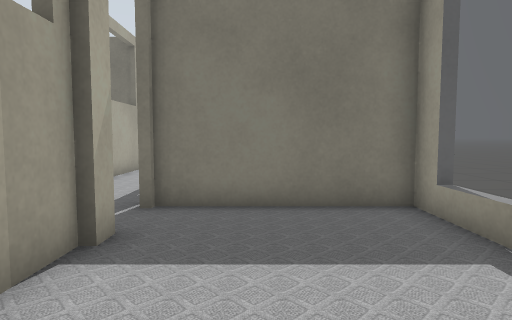
view 1 (above)

17 first-person views from a walk through a world built for the Gazebo simulator. The camera is 0.72 m above the floor, tilts 4° down and sees 75° across. The lines on the ground mark 1 m squares. The floor is counted in squares, 0.5 m on a side. Each view is taken from the middle of a square. On the plan, view 1 faces up. The plan holds only what a view shows up to about 15 squares ahead; the rest is blank. The place goes on beyond the plan.

view 2
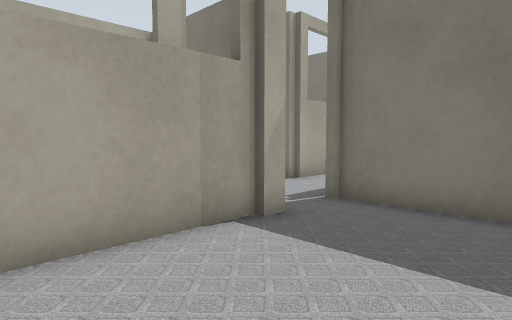

view 3
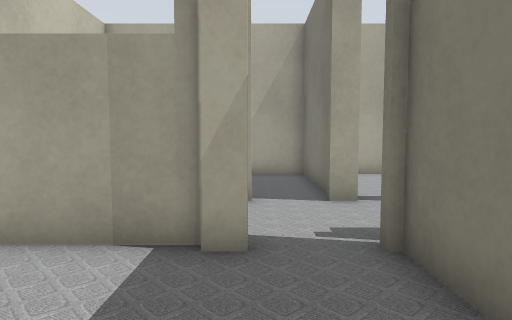

view 4
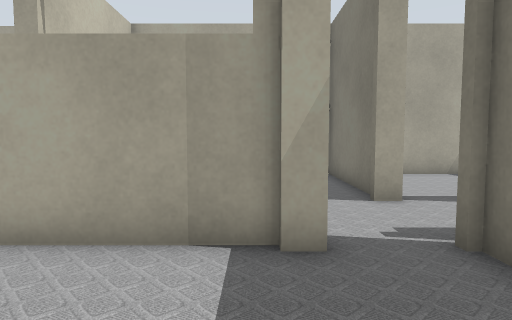

view 5
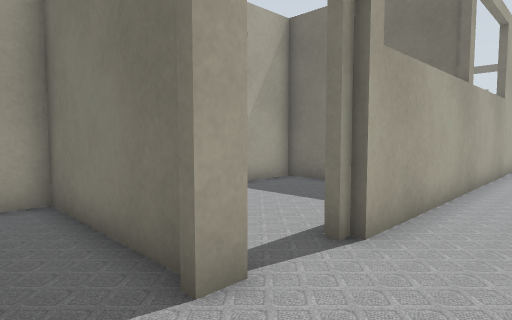

view 6
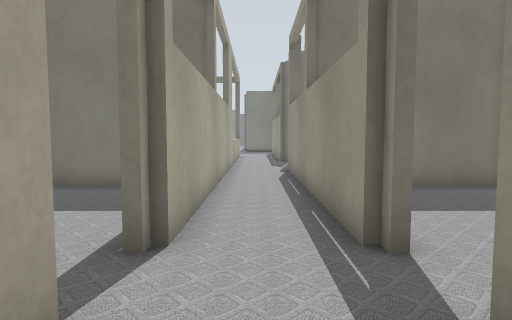

view 7
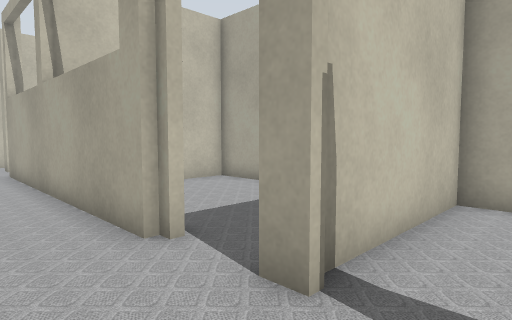

view 8
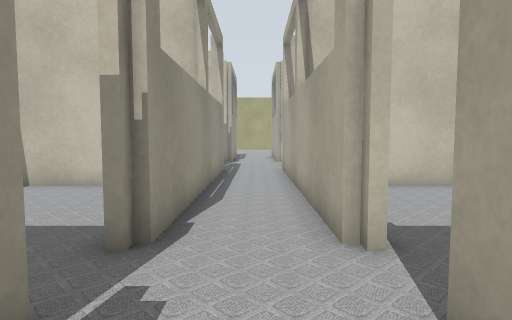

view 9
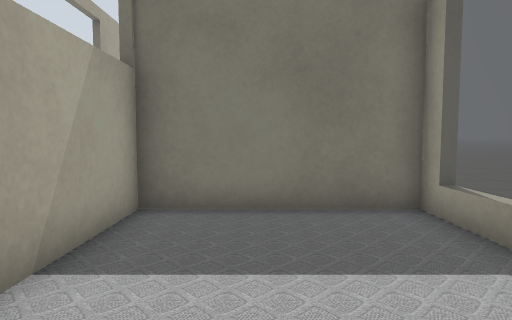

view 10
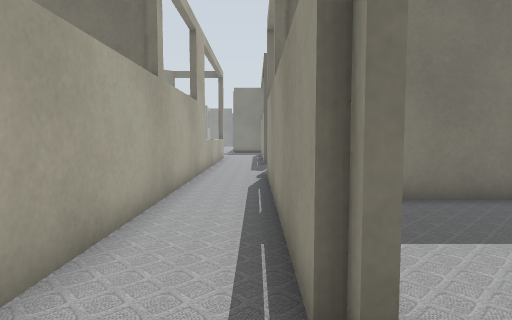

view 11
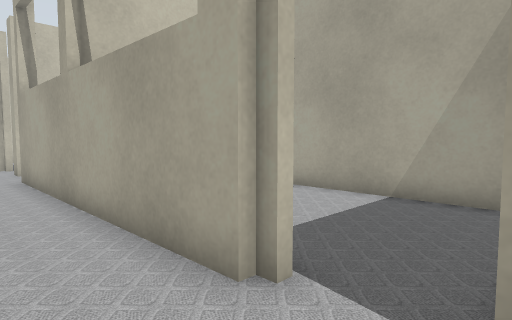

view 12
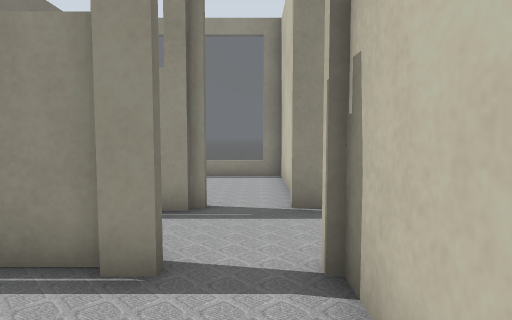

view 13
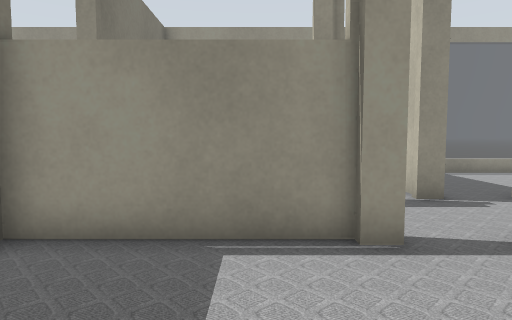

view 14
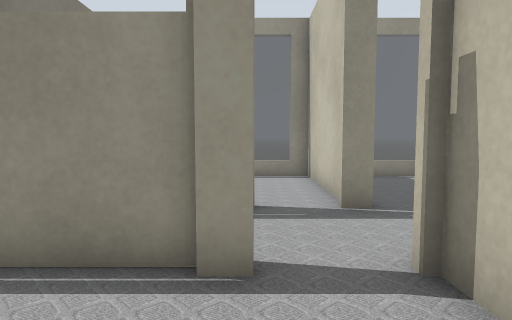

view 15
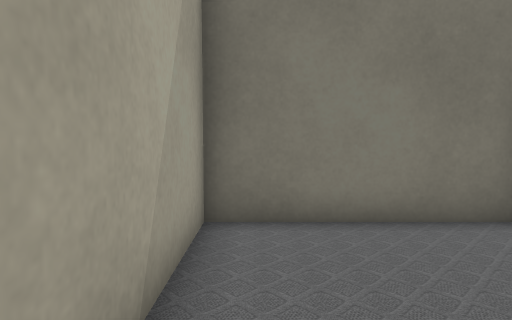

view 16
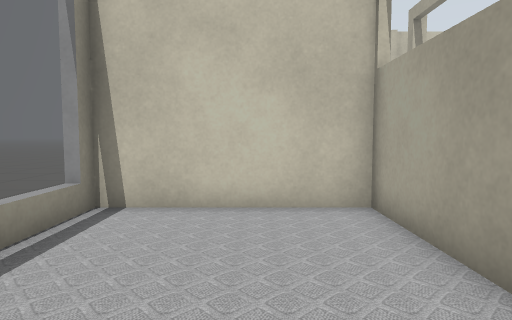

view 17
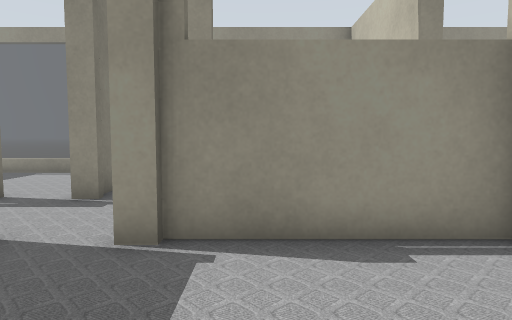

### Floor plan
Points are (right, up) in squares from view 1. A wall is a line through its corners. A room is listed if a view was taken in it or the views show most of it. See-through windows are left out.
Room 1 (views 1, 2, 3, 4, 16)
walls: (-2.3, 4.4) (-2.3, -0.8); (-2.6, -0.7) (3.3, -0.7) (3.3, 6.8) (-2.3, 6.8)
ways out: opening at (-2, 5.5) to room 2
Room 2 (views 5, 6, 10, 11)
walls: (-5.2, 4.6) (-5.2, -5.6); (-2.3, 4.5) (-2.3, 5); (-5.4, 5) (-5.4, 4.5); (-2.1, 5) (-2.1, 4.2); (-2.3, 6.8) (-2.3, 7.4); (-5.4, 7.4) (-5.4, 6.6); (-2.6, -5.6) (-2.6, 4.6)
ways out: opening at (-2, 5.5) to room 1; opening at (-4.4, 7) to room 3; opening at (-4.4, -8)
Room 3 (views 7, 8)
walls: (-2.6, 9.2) (-2.6, 19.6); (-5.2, 21.5) (-5.2, 9.2)
ways out: opening at (-4.4, 7) to room 2; opening at (-2, 8.5) to room 4; opening at (-2.5, 20.5)
Room 4 (view 9)
walls: (-2.3, 14.6) (-2.3, 10.9); (-1.8, 7.1) (3.3, 7.1) (3.3, 14.6) (-2.6, 14.6)
ways out: opening at (-2, 8.5) to room 3
Room 5 (views 12, 13, 14, 15)
walls: (-5.4, 9.5) (-5.4, 14.6); (-5.6, 9) (-5.6, 9.6); (-5.1, 14.6) (-10.9, 14.6) (-10.9, 7.1) (-5.6, 7.1)
Room 6 (view 17)
walls: (-5.6, 4.2) (-5.6, 5); (-5.9, 6.8) (-10.9, 6.8) (-10.9, -0.7) (-5.1, -0.7); (-5.4, -0.6) (-5.4, 4.4)

Positions as (right, up) in squares from view 1, and headings:
1: (0, 0), facing up
2: (2, 0), facing up-left
3: (2, 5), facing left
4: (2, 4), facing left
5: (-3, 5), facing up-left
6: (-4, 5), facing up
7: (-3, 9), facing down-left
8: (-4, 9), facing down
9: (0, 8), facing up
10: (-3, 7), facing up
11: (-3, 7), facing down-left
12: (-9, 8), facing right
13: (-10, 11), facing right
14: (-9, 9), facing right
15: (-10, 9), facing up
16: (0, 6), facing down
17: (-10, 3), facing right
